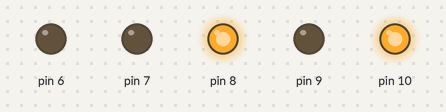
Recording of a sketch running on a simulated Arduino Uno, built with avr-gcc and run on an emulated ATmega328P. Shown: output pins drawn as LEDs (lit = HIGH).

Above: at 0.05 s.
At 3.25 s:
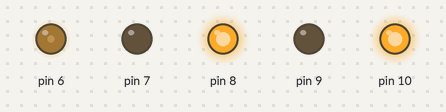
At 6.5 s:
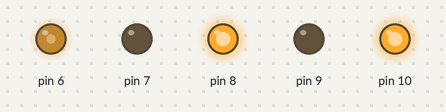
At 9.75 s:
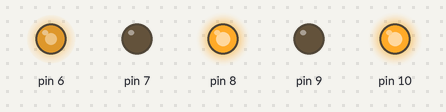
At 13.0 s:
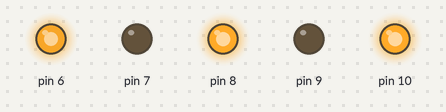
Timing chart, 0 to 15.0 s (numbered marks = the images above):
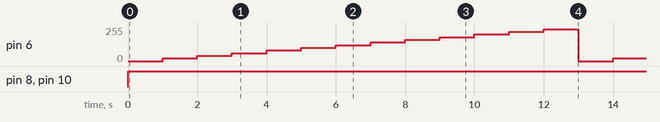

Measured:
- by itself, pin 8, pin 10: LOW → HIGH at 0.00 s
- by itself, pin 6: repeats every 13.0 s: 40/255 1.0 s, 60/255 1.0 s, 80/255 1.0 s, 100/255 1.0 s, 120/255 1.0 s, 140/255 1.0 s, 160/255 1.0 s, 180/255 1.0 s, 200/255 1.0 s, 220/255 1.0 s, 240/255 1.0 s, 0/255 1.0 s, 20/255 1.0 s

The sketch:

DCMotorPWM.ino
```cpp
int i;
void setup()
{
pinMode(10,OUTPUT);
pinMode(9,OUTPUT);
pinMode(8,OUTPUT);
pinMode(7,OUTPUT);
pinMode(6,OUTPUT);
}
void loop()
{
//left

for(i=0;i<=255;i=i+20)
{
  digitalWrite(10,HIGH);
  digitalWrite(9,LOW);
  digitalWrite(8,HIGH);
  digitalWrite(7,LOW);
  analogWrite(6,i);
  delay(1000);
}

}
```
